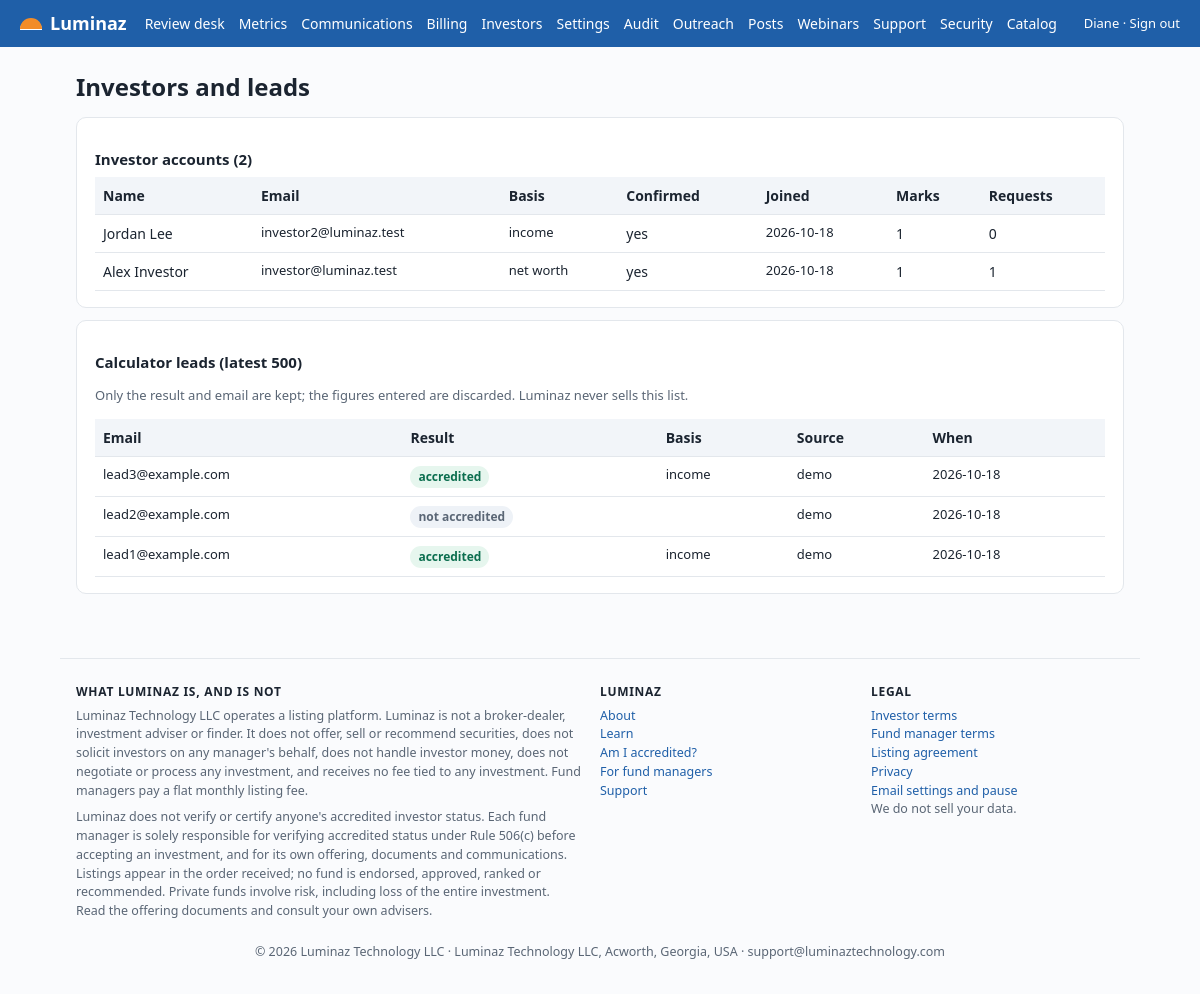
Page /admin/investors (signed in) on the committed database.
### tables this page shows
CREATE TABLE users (
  id INTEGER PRIMARY KEY,
  email TEXT UNIQUE NOT NULL,
  password_hash TEXT NOT NULL,
  role TEXT NOT NULL CHECK(role IN ('investor','manager','admin')),
  name TEXT NOT NULL DEFAULT '',
  email_confirmed INTEGER NOT NULL DEFAULT 0,
  confirm_token TEXT,
  accreditation_basis TEXT,
  accreditation_attested_at TEXT,
  totp_secret TEXT,
  totp_enabled INTEGER NOT NULL DEFAULT 0,
  recovery_codes TEXT,
  created_at TEXT NOT NULL,
  last_login TEXT
, marketing_opt_in INTEGER NOT NULL DEFAULT 1, unsub_token TEXT, consent_at TEXT, consent_text TEXT, paused_at TEXT, reset_token TEXT, reset_sent_at TEXT);

CREATE TABLE calculator_leads (
  id INTEGER PRIMARY KEY,
  email TEXT NOT NULL,
  result TEXT NOT NULL CHECK(result IN ('accredited','not_accredited')),
  basis TEXT,
  source TEXT DEFAULT '',
  created_at TEXT NOT NULL,
  sequence_step INTEGER NOT NULL DEFAULT 0,
  last_sent_at TEXT,
  unsubscribed INTEGER NOT NULL DEFAULT 0,
  unsub_token TEXT
, consent_at TEXT, consent_text TEXT, catalog_notified_at TEXT, campaign TEXT DEFAULT '');

CREATE TABLE settings (
  key TEXT PRIMARY KEY,
  value TEXT NOT NULL
);

### luminaz/admin.py (the view)
@bp.route("/investors")
@login_required("admin")
def investors():
    db = get_db()
    inv = db.execute("SELECT u.*, COALESCE(r.n, 0) AS requests, COALESCE(i.n, 0) AS marks FROM users u"
                     " LEFT JOIN (SELECT investor_id, COUNT(*) AS n FROM requests GROUP BY investor_id) r ON r.investor_id = u.id"
                     " LEFT JOIN (SELECT investor_id, COUNT(*) AS n FROM interest GROUP BY investor_id) i ON i.investor_id = u.id"
                     " WHERE u.role = 'investor' ORDER BY u.created_at DESC LIMIT 1000").fetchall()
    total = db.execute("SELECT COUNT(*) FROM users WHERE role = 'investor'").fetchone()[0]
    leads = db.execute("SELECT * FROM calculator_leads ORDER BY created_at DESC LIMIT 500").fetchall()
    return render_template("admin/investors.html", investors=inv, leads=leads, total=total)

### luminaz/auth.py (called while the page is built)
def login_required(role=None):
    def deco(view):
        @functools.wraps(view)
        def wrapped(**kw):
            if g.user is None:
                return redirect(url_for("auth.login", next=request.path))
            if role and g.user["role"] != role and g.user["role"] != "admin":
                abort(403)
            if role == "admin" and g.user["role"] != "admin":
                abort(403)
            if role == "admin" and not g.user["totp_enabled"] and setting("require_admin_2fa", "1") == "1":
                flash("Set up two-step sign-in before using the review desk. It takes two minutes with any authenticator app.", "error")
                return redirect(url_for("auth.security"))
            return view(**kw)
        return wrapped
    return deco

### luminaz/db.py (called while the page is built)
def get_db():
    if "db" not in g:
        path = current_app.config["DATABASE"]
        os.makedirs(os.path.dirname(path), exist_ok=True)
        g.db = sqlite3.connect(path, detect_types=sqlite3.PARSE_DECLTYPES, timeout=10)
        g.db.row_factory = sqlite3.Row
        g.db.execute("PRAGMA foreign_keys = ON")
        g.db.execute("PRAGMA journal_mode = WAL")
        g.db.execute("PRAGMA synchronous = NORMAL")
        g.db.execute("PRAGMA temp_store = MEMORY")
        g.db.execute("PRAGMA cache_size = -16000")   # 16 MB page cache
    return g.db

def setting(key, default=None):
    row = get_db().execute("SELECT value FROM settings WHERE key = ?", (key,)).fetchone()
    return row["value"] if row else default

### luminaz/templates/admin/investors.html
{% extends "base.html" %}{% block title %}Investors{% endblock %}{% block content %}<h1>Investors and leads</h1>
<div class="card"><h3>Investor accounts ({{ total }}{% if total > investors|length %}, newest {{ investors|length }} shown{% endif %})</h3><table><tr><th>Name</th><th>Email</th><th>Basis</th><th>Confirmed</th><th>Joined</th><th>Marks</th><th>Requests</th></tr>{% for u in investors %}<tr><td>{{ u.name }}</td><td class="small">{{ u.email }}</td><td class="small">{{ (u.accreditation_basis or '')|replace('_',' ') }}</td><td>{{ 'yes' if u.email_confirmed else 'no' }}</td><td class="small">{{ u.created_at|date }}</td><td>{{ u.marks }}</td><td>{{ u.requests }}</td></tr>{% endfor %}</table></div>
<div class="card"><h3>Calculator leads (latest 500)</h3><p class="small muted">Only the result and email are kept; the figures entered are discarded. Luminaz never sells this list.</p><table><tr><th>Email</th><th>Result</th><th>Basis</th><th>Source</th><th>When</th></tr>{% for l in leads %}<tr><td class="small">{{ l.email }}</td><td><span class="tag {{ 'live' if l.result=='accredited' else '' }}">{{ l.result|replace('_',' ') }}</span></td><td class="small">{{ (l.basis or '')|replace('_',' ') }}</td><td class="small">{{ l.source }}</td><td class="small">{{ l.created_at|date }}</td></tr>{% endfor %}</table></div>{% endblock %}

### luminaz/templates/base.html (shortened to what this page needs)
<!doctype html><html lang="en"><head><meta charset="utf-8"><meta name="viewport" content="width=device-width,initial-scale=1">
<link rel="stylesheet" href="{{ url_for('static', filename='style.css') }}">
</head><body>
{% set manager_side = request.path.startswith('/managers') or (g.user and g.user.role == 'manager') %}
<header class="top">
  <a class="brand" href="{{ url_for('manager.landing') if manager_side else url_for('investor.home') }}"><span class="sun"></span> Luminaz{% if manager_side %} <span class="brand-sub">for Fund Managers</span>{% endif %}</a>
  <nav>
    {% if g.user and g.user.role == 'admin' %}
      <a href="{{ url_for('admin.queue') }}">Review desk</a><a href="{{ url_for('admin.metrics_page') }}">Metrics</a><a href="{{ url_for('admin.communications') }}">Communications</a><a href="{{ url_for('admin.billing_page') }}">Billing</a><a href="{{ url_for('admin.investors') }}">Investors</a><a href="{{ url_for('admin.settings') }}">Settings</a><a href="{{ url_for('admin.audit_log') }}">Audit</a><a href="{{ url_for('admin.outreach') }}">Outreach</a><a href="{{ url_for('admin.marketing') }}">Posts</a><a href="{{ url_for('webinars.admin_index') }}">Webinars</a><a href="{{ url_for('admin.support_tickets') }}">Support</a><a href="{{ url_for('auth.security') }}">Security</a><a href="{{ url_for('investor.catalog') }}">Catalog</a>
    {% elif g.user %}
      <a href="{{ url_for('investor.catalog') }}">Funds</a><a href="{{ url_for('investor.me') }}">My funds</a><a href="{{ url_for('investor.learn') }}">Learn</a>
    {% else %}
      <a href="{{ url_for('investor.calculator') }}">Am I accredited?</a><a href="{{ url_for('investor.learn') }}">Learn</a><a href="{{ url_for('webinars.index') }}">Webinars</a><a href="{{ url_for('investor.about') }}">About</a><a href="{{ url_for('manager.landing') }}">For fund managers</a>
    {% endif %}
  </nav>
  <div class="right">{% if g.user %}{{ g.user.name or g.user.email }} · <a href="{{ url_for('auth.logout') }}">Sign out</a>{% else %}<a href="{{ url_for('auth.login') }}">Sign in</a>{% endif %}</div>
</header>
<main class="{% block mainclass %}{% endblock %}">
{% block content %}{% endblock %}
</main>
<footer class="ft">
  <div class="cols">
    <div><h4>What Luminaz is, and is not</h4>
      <p>{{ company }} operates a listing platform. Luminaz is not a broker-dealer, investment adviser or finder. It does not offer, sell or recommend securities, does not solicit investors on any manager's behalf, does not handle investor money, does not negotiate or process any investment, and receives no fee tied to any investment. Fund managers pay a flat monthly listing fee.</p>
      <p>Luminaz does not verify or certify anyone's accredited investor status. Each fund manager is solely responsible for verifying accredited status under Rule 506(c) before accepting an investment, and for its own offering, documents and communications. Listings appear in the order received; no fund is endorsed, approved, ranked or recommended. Private funds involve risk, including loss of the entire investment. Read the offering documents and consult your own advisers.</p></div>
    <div><h4>{% if manager_side %}Fund managers{% else %}Luminaz{% endif %}</h4>
      {% if manager_side %}<a href="{{ url_for('manager.landing') }}#how">How it works</a><br><a href="{{ url_for('manager.landing') }}#pricing">Pricing</a><br><a href="{{ url_for('manager.landing') }}#checks">What we check</a><br><a href="{{ url_for('investor.home') }}">Investor site</a>{% else %}<a href="{{ url_for('investor.about') }}">About</a><br><a href="{{ url_for('investor.learn') }}">Learn</a><br><a href="{{ url_for('investor.calculator') }}">Am I accredited?</a><br><a href="{{ url_for('manager.landing') }}">For fund managers</a>{% endif %}<br><a href="{{ url_for('support.support') }}">Support</a></div>
    <div><h4>Legal</h4><a href="{{ url_for('investor.legal', doc='terms') }}">Investor terms</a><br><a href="{{ url_for('investor.legal', doc='manager-terms') }}">Fund manager terms</a><br><a href="{{ url_for('investor.legal', doc='listing-agreement') }}">Listing agreement</a><br><a href="{{ url_for('investor.legal', doc='privacy') }}">Privacy</a><br><a href="{{ url_for('support.notifications') }}">Email settings and pause</a><p>We do not sell your data.</p></div>
  </div>
  <p class="line">© {{ now_year }} {{ company }} · {{ setting('postal_address') }} · {{ setting('support_email') }}</p>
</footer>
</body></html>

### luminaz/static/style.css (style rules this page uses)
:root { --sun:#f28c28;--sun-2:#ffb066;--sky:#1f5fa8;--sky-2:#2f7bd0;--ink:#1b2430;--muted:#5a6675;--line:#e3e7ec;--bg:#fafbfd;--card:#fff;--ok:#0b6e4f;--bad:#a83a2a;--warn:#8a6d00 }
* { box-sizing:border-box }
body { margin:0;font-family:system-ui,"Segoe UI",Arial,sans-serif;color:var(--ink);background:var(--bg);line-height:1.5 }
a { color:var(--sky);text-decoration:none }
header.top { background:var(--sky);color:#fff;padding:10px 20px;display:flex;align-items:center;gap:18px;flex-wrap:wrap }
header.top a { color:#fff }
header.top .brand { font-weight:700;font-size:18px;display:flex;align-items:center;gap:8px }
.sun { width:22px;height:11px;border-radius:22px 22px 0 0;background:var(--sun);display:inline-block;box-shadow:0 1px 0 #fff }
header.top nav { display:flex;gap:14px;flex-wrap:wrap;font-size:14px }
header.top .right { margin-left:auto;font-size:13px }
main { max-width:1080px;margin:0 auto;padding:22px 16px }
h1 { font-size:24px;margin:0 0 6px }
h3 { font-size:15px;margin:14px 0 6px }
.card { background:var(--card);border:1px solid var(--line);border-radius:10px;padding:16px 18px;margin:12px 0 }
table { border-collapse:collapse;width:100%;font-size:14px }
th,td { border-bottom:1px solid var(--line);padding:8px;text-align:left;vertical-align:top }
th { background:#f2f5f9;font-weight:600 }
.tag { display:inline-block;padding:2px 8px;border-radius:12px;font-size:12px;font-weight:600;background:#eef2f7;color:var(--muted) }
.tag.live { background:#e6f6ee;color:var(--ok) }
.muted { color:var(--muted) }
.small { font-size:13px }
.right { text-align:right }
footer { color:var(--muted);font-size:12px;text-align:center;padding:26px 16px;border-top:1px solid var(--line);margin-top:30px }
footer.ft { text-align:left;max-width:1080px;margin:30px auto 0;padding:24px 16px;font-size:12.5px }
footer.ft .cols { display:grid;grid-template-columns:2fr 1fr 1fr;gap:18px }
footer.ft h4 { font-size:12px;letter-spacing:.06em;text-transform:uppercase;margin:0 0 6px;color:var(--ink) }
footer.ft p { margin:0 0 8px }
footer.ft .line { margin-top:14px;text-align:center }

### rows in the picture
users: user "Diane"
users: name "Jordan Lee", email "investor2@luminaz.test", accreditation_basis "income", email_confirmed "yes", created_at "2026-10-18", marks "1", requests "0"
users: name "Alex Investor", email "investor@luminaz.test", accreditation_basis "net worth", email_confirmed "yes", created_at "2026-10-18", marks "1", requests "1"
calculator_leads: email "lead3@example.com", result "accredited", basis "income", source "demo", created_at "2026-10-18"
calculator_leads: email "lead2@example.com", result "not accredited", source "demo", created_at "2026-10-18"
calculator_leads: email "lead1@example.com", result "accredited", basis "income", source "demo", created_at "2026-10-18"
settings: value "Luminaz Technology LLC"
settings: value "Luminaz Technology LLC, Acworth, Georgia, USA"
settings: value "support@luminaztechnology.com"

### other values in the picture
{{ total }} "2"
